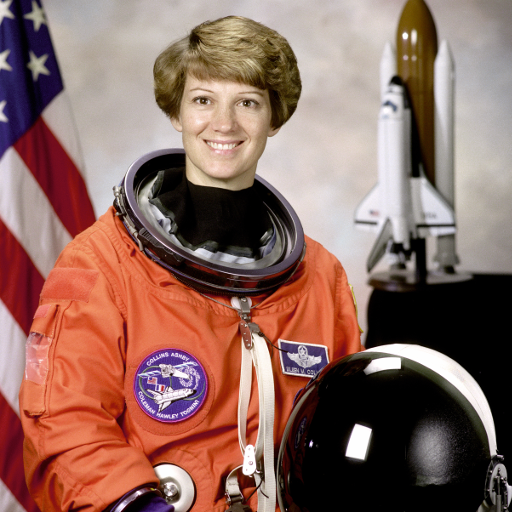
#> input picture skimage.data.astronaut(), 512 x 512 px; the run also reads 1 picture not shown here
$ jupyter execute --allow-errors 'P2_JoaoValerio_Eirik_Grytøyr.ipynb'
#> lines starting #> are read from the running program, lines starting #| are printed output that depends on the picture
# Laboratory #02 : Image Operators and Filters

At the end of this laboratory, you would get familiarized with

*   Image Handling
*   Image Manipulation
*   Histogram and Histogram Equalization
*   Basic filtering techniques

### **Remember this is a graded exercise.**

*   For every plot, make sure you provide appropriate titles, axis labels, legends, wherever applicable.
*   Add sufficient comments and explanations wherever necessary.

---

[cell 1]
# Loading necessary libraries (Feel free to add new libraries if you need for any computation)

import numpy as np
from matplotlib import pyplot as plt
from skimage import data, exposure, filters, io, morphology

# Channels and color spaces

### **Exercise: Image Creation and Color Manipulation**

*   Create a 100 x 100 image for each of the below visualization

*   Visualize the created images in a 1 x 3 subplot using matplotlib.

[cell 2]
# Image1
img1 = np.zeros([100,100],dtype=np.uint8)
img1[: , 50:] = 255
plt.show()
plt.imshow(img1, cmap = 'gray')

# Image2
img2 = np.rot90(img1.copy(), -1)
plt.show()
plt.imshow(img2, cmap = 'gray')

# Image3
img3 = np.rot90(img2.copy(), -1)
img3[50:, 0:50] = 0
plt.show()
plt.imshow(img3, cmap = 'gray')

# Subplot
f, axarr = plt.subplots(1,3, figsize = (15,15))
for id, image in zip((0, 1, 2), (img1, img2, img3)):
  axarr[id].imshow(image, cmap = 'gray')

*   Use the above three images to create the following image

*Hint: Remember channels and color spaces*

[cell 3]
# Stack the previous images to get the final result 3-Dimensional matrix
# The stack is done according to the position of the white pixels and the
# RGB configuration
imgColor = np.stack((img1, img2, img3), axis=-1, out=None)
plt.imshow(imgColor)
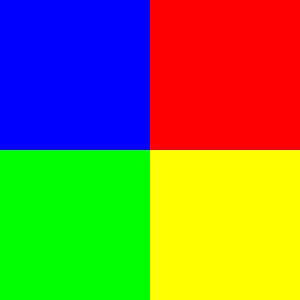
#> shown: shape (100, 100, 3) (shown 3 times larger); mean R, G, B 127.5, 127.5, 63.8

### **Exercise: Color Manipulation**

*   Read the image 'sillas.jpg' from the images folder

*   Extract individual channels and plot them using matplotlib subplot.

#> (a cell that did not finish here is left out)

*   The color **red** looks too bright for the eyes. Isn't it?? Lets change the color and see how it appears.
    *    Create a new image where everything that is **'red' is changed to 'blue'**.
*   Visualize the original image and the created image using matplotlib subplot.

#> (a cell that did not finish here is left out)

# Image Manipulation

### **Exercise: Image Operators**

*   You can find images 'model.png' and 'coat.png' in the images folder (First two images of the below visualization). Your task is to create an image from the given two images such a way that the model is wearing the coat (Third image in the visualization).
*   You can also find different textures in the images folder. Your task is to change the coat texture to any one of the given textures.
*   Visualize the images similar to the given visualization.

*Hint: Think masks!!!*

[cell 6]
from skimage.transform import rescale
from skimage import color

#> (the rest of this cell did not finish here and is left out)

# Contrast Enhancement

### **Exercise: Histogram Computation**

*   Read the **'astronaut' image** from data module.
*   Convert the image to grayscale.
*   Compute the **histogram of the image.** *Hint: histogram function is available in skimage.exposure package*
*   Plot the histogram using matplotlib plot.

[cell 7]
from skimage.color import rgb2gray

# Load image and convert to grayscale
astronaut = data.astronaut()
#> astronaut is the input picture: shape (512, 512, 3); mean R, G, B 141.6, 105.8, 96.5
gray_astronaut = rgb2gray(astronaut)
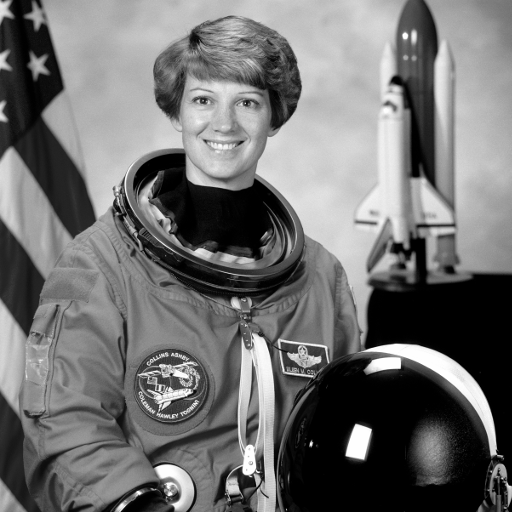
#> gray_astronaut: shape (512, 512) float64; min 0, max 1, mean 0.442

# Creat Histogram
hist, hist_centers = exposure.histogram(gray_astronaut*255)
#> hist = 256 values, max 29467 at index 0, min 126 at index 248, mean 1024; hist_centers = 256 values from 0.498 to 254.5

# Plot histogram
plt.figure()
plt.title("Astronaut Grayscale Histogram")
plt.xlabel("Grayscale")
plt.ylabel("Pixel Frequency")
# We choose -5 as an initial value for better visualization of the initial point in x=0
plt.xlim([-5, 255])
plt.plot(hist_centers, hist)
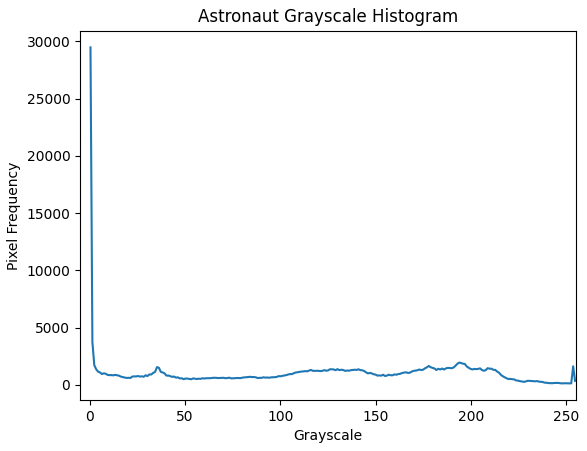
#> figure drawn by matplotlib, 1 panel; curve peaks at x = 0.498, y = 29467

*   Change the bin count to 8 and compute the histogram of the image and plot the computed histogram using matplotlib plot.

[cell 8]
# Creat Histogram
hist, hist_centers = exposure.histogram(gray_astronaut*255, nbins=8)
#> hist = [58836, 23679, 19936, 34163, 35337, 41039, 40211, 8943]; hist_centers = [15.94, 47.81, 79.69, 111.6, 143.4, 175.3, 207.2, 239.1]

# Plot histogram
plt.figure()
plt.title("Astronaut Grayscale Histogram")
plt.xlabel("Grayscale")
plt.ylabel("Pixel Frequency")
plt.xlim([0, 255])
plt.plot(hist_centers, hist)
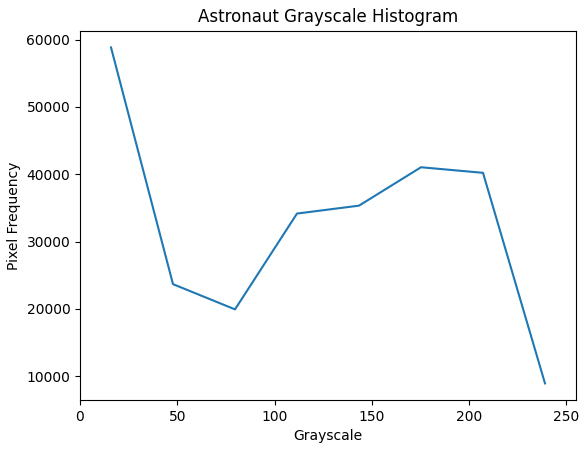
#> figure drawn by matplotlib, 1 panel

*   What happens when you change the bin count? Does your inference change based on the bin count? If yes, then how do you define the correct bin count.
*   What happens when the bin count is very low and what happens when it is very high?

**Solution**

*   The bin count allows the user to define the detail of the data distribution in the histogram since the method counts the occurrences of each element. Therefore, our inference from the data changes accordingly to the value chosen, because the information provided by the histogram might not be enough (lack of bins) or too rough to understand (excess of bins).
The quantity of bins needs to vary mainly accordingly to the size of the data we need to visualize. For example, utilising 8 bins to represent 256 data points, means only 3% of the data (8 points) is faithfully described. On the other hand, with 256 bins, even though we obtain the full illustration of the data (100%), it is difficult to visually achieve conclusions and distinguish valid points from noise. This way, it is important to find a commitment between detail and visual comprehension, in which some methods are useful such as Sturge’s or Freedman-Diaconis's rules.
Additionally, the y-scale on the graph also plays a role in the bin definition, because If we don't get extreme vertical variations, we are able to choose higher values for the bin, since the histogram will be more stretched vertically, allowing a more suitable resolution for conclusions. In our example, the y-value of the datapoint x=0 is substantially bigger than the majority of the remaining points, resulting in a bad scale for the rest of the data. In general, it is desirable that for similar intensities the number of bins is equal to the range of points.

*   When the number of bins is too low the information is not represented in detail, leading to a lack of knowledge and, consequently, it's harder to understand patterns in the data. On the opposite, when the quantity is too high, the data is extremely detailed and, therefore, rough, leading to misunderstandings between valid points and noise.

*   Compute histogram of the color image (without converting it to grayscale).
*   Plot the total histogram and also histogram for each channel (show it in a single plot with differnt legends for each histogram).

[cell 9]
# Creating a plot
plt.figure()

for image, cl, channel in zip((astronaut, astronaut[:, :, 0], astronaut[:, :, 1], astronaut[:, :, 2]), ("black", "red", "green", "blue"),
                              ("3 channels", "red channel", "green channel", "blue channel")):

  # Creat the histogram
  hist, hist_centers = exposure.histogram(image)

  # Plot into subplots
  plt.plot(hist_centers, hist, color=cl, label = channel)
#> this loop made 4 passes
#> (cl, channel) on passes 1 to 4: ('black', '3 channels'), ('red', 'red channel'), ('green', 'green channel'), ('blue', 'blue channel')

plt.legend(loc='upper right')
plt.title("Astronaut image")
plt.xlabel("Color scale")
plt.ylabel("Pixel Frequency")
# We choose -5 as an initial value for better visualization of the initial point in x=0
plt.xlim([-5, 255])
#> Out = (-5, 255)
#> figure, not shown here; curve peaks at x = 0, y = 86818; curve peaks at x = 0, y = 28332; curve peaks at x = 0, y = 29383

### **Exercise: Histogram Equalization**

*   Read 'aquatermi_lowcontrast.jpg' image from the images folder.
*   Compute the histogram of the image.
*   Perform histogram equalization of the image to enhance the contrast. *Hint: Use equalize_hist function available in skimage.exposure*
*   Also compute histogram of the equalized image.
*   Use 2 x 2 subplot to show the original image and the enhanced image along with the corresponding histograms.

[cell 10]
from skimage.exposure import equalize_hist

aquatermi_lowcontrast = io.imread('aquatermi_lowcontrast.jpg')
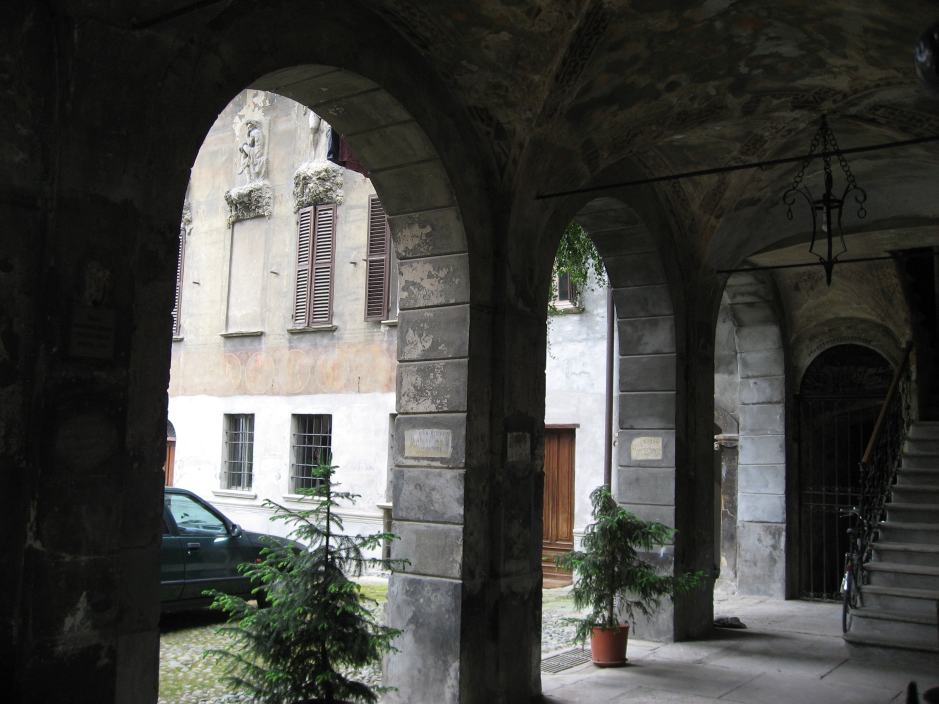
#> input picture Lab2/images/aquatermi_lowcontrast.jpg, 2816 x 2112 px, found by its file name (shown at 1/3 size)
#> aquatermi_lowcontrast is the input picture: shape (2112, 2816, 3); mean R, G, B 69.7, 70, 66.4
equalized_aquatermi_lowcontrast= equalize_hist(aquatermi_lowcontrast, nbins=256, mask=None)
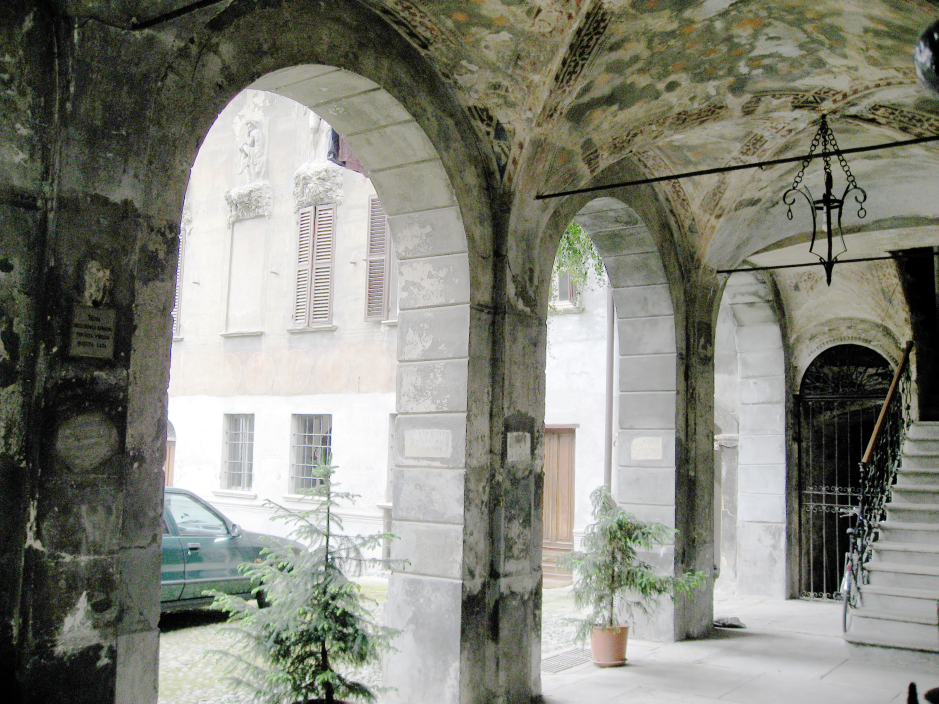
#> equalized_aquatermi_lowcontrast: shape (2112, 2816, 3) float64 (shown at 1/3 size); mean R, G, B 0.517, 0.521, 0.481

# Calculating the histograms
aquatermi_histogram, hist_centers = exposure.histogram(aquatermi_lowcontrast)
#> aquatermi_histogram = 256 values, max 522813 at index 18, min 3420 at index 0, mean 69696; hist_centers = 256 values from 0 to 255
equalized_histogram, hist_centers = exposure.histogram(equalized_aquatermi_lowcontrast * 255)
#> equalized_histogram = 256 values, max 522813 at index 61, min 0 at index 5, mean 69696; hist_centers = 256 values from 0.547 to 254.5

# Creating a subplot
f, axarr = plt.subplots(2,2, figsize = (20,10))

# Subplot
for id, image, hist, name in zip((0, 1), (aquatermi_lowcontrast, equalized_aquatermi_lowcontrast), (aquatermi_histogram, equalized_histogram),
                                ("Original image", "Equalized image")):
  axarr[id,0].plot(hist_centers, hist)
  axarr[id,0].set_title(name)
  axarr[id,0].set_xlabel("Color Scale")
  axarr[id,0].set_ylabel("Pixel Frequency")
  axarr[id,0].set_xlim([0, 255])
  axarr[id,1].imshow(image)
#> this loop made 2 passes
#> (id, name) on passes 1 to 2: (0, 'Original image'), (1, 'Equalized image')
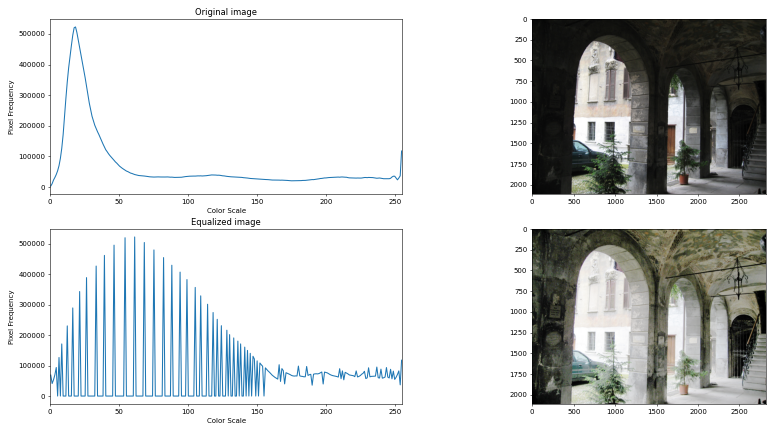
#> figure drawn by matplotlib, 4 panels; panel 1: curve peaks at x = 18.47, y = 522813; panel 3: curve peaks at x = 61.3, y = 522813

*   The above function in skimage.exposure uses cdf and interpolation technique to normalize the histogram. How is it different from linear contrast stretch?

**Solution**

*   The linear contrast stretch is a linear transformation to improve the contrast of an image by expanding uniformly the intensity of the total pixel's values, in order to fit the range defined. Analysing the following exercise, it's understandable that the histogram was uniformly stretched along the x-axis independently of the frequency of the intensity values. The apparent shift in the histogram is a consequence of this manipulation when the initial histogram is not totally uniform and centred with the middle of the range (the most common case).
On the other hand, the histogram equalisation uses a monotonic and a non-linear mapping to increase the image contrast by extending the most frequent pixel's values in the intensity range defined, through the flattening of the CDF (cumulative density function) into a linear function. That's the reason why in the previous exercise we register, mainly, a stretch on the curve bell of the function (the range with the most common intensity values).

    Therefore, the difference is, essentially, related to the pixels used (the entire set of pixels in linear contrast stretch and the most frequent intensity pixels in histogram equalisation).

### **Exercise: Linear Contrast Stretch**

*   Write a function to compute the linear contrast stretch (Do not use an inbuilt function).
*   Provide grayscale image array and bin count as parameters to the function and return the enhanced image array.
*   Use a 2 x 2 plot to visualize the original image, histogram, enhanced image and the corresponding histogram.

[cell 11]
from matplotlib.colors import NoNorm

lady = io.imread('lady.gif')

def linearContrastStretch (grayscale_image, bin):
  return (grayscale_image - np.min(grayscale_image)) * ((bin-0) / (grayscale_image.max()*bin - grayscale_image.min()*bin)) - 0

# Select the number of bins
select_bins = 255

# Get the linear contrast strech on the lady image
linear_constrast_lady = linearContrastStretch (lady, select_bins)

# Calculating the histograms
lady_histogram, lady_hist_centers = exposure.histogram(lady)
#> lady_histogram = 90 values, max 24975 at index 53, min 0 at index 86, mean 2184.5; lady_hist_centers = 90 values from 55 to 144
linear_constrast_lady_histogram, linear_constrast_hist_centers = exposure.histogram(linear_constrast_lady*select_bins)
#> linear_constrast_lady_histogram = 256 values, max 24975 at index 152, min 0 at index 1, mean 768; linear_constrast_hist_centers = 256 values from 0.498 to 254.5

# Creating a subplot
f, axarr = plt.subplots(2,2, figsize = (20,10))

# Subplot
#> (the rest of this cell did not finish here and is left out)

# Filters

### **Exercise: Mean Filter**

*   Load the **coins** image from the data module.
*   Define a disk structuring element (selem) of radius 20. *Hint: Structuring elements are defined in the skimage.morphology module*
*   Use mean filter using the created selem. *Hint: The mean filter is available in skimage.filters.rank module*
*   Increase the radius of the selem by 10 and apply the mean filter.
*   Reduce the radius of the selem by 10 and apply the mean filter.
*   Visualize all the smoothened images along with the original image.

[cell 12]
from skimage.morphology import disk
from skimage.filters.rank import mean
from skimage.color import rgb2gray

# Load image and convert to grayscale
coins = rgb2gray(data.coins())
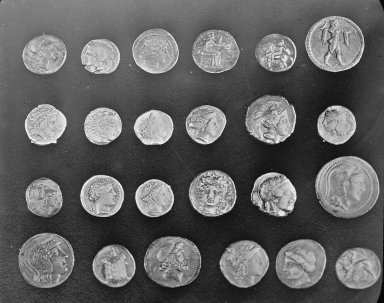
#> input picture skimage.data.coins(), 384 x 303 px
#> coins is the input picture: shape (303, 384); min 1, max 252, mean 96.9

# Defining the selem radius
selem_radius = 20

# Subplot
f, axarr = plt.subplots(1,4, figsize = (30,30))
axarr[0].imshow(coins)
axarr[0].set_title("Coins - orginal")
for id, radius in zip((1, 2, 3), (selem_radius-10, selem_radius, selem_radius+10)):
  coins_mean_filter = mean(coins, disk(radius))
  axarr[id].imshow(coins_mean_filter)
  axarr[id].set_title("Coins - Disk selem radius: " + str(int(radius)))

*   Use different selem (square, rectangle, star, diamond) to view the behaviour of the mean filter (It is not necessary to repeat with different sizes; it is sufficient to show the one with optimal parameter).
*   Create a 2 x n subplot to show the selem in the first row and the corresponding smoothened image in the second row.

[cell 13]
from skimage.morphology import square, rectangle, star, diamond

# Subplot
f, axarr = plt.subplots(2,4, figsize = (18,10))
for id, selem, morphology in zip((0, 1, 2, 3), (square(10), rectangle(10, 20), star(7), diamond(10)),
                                ("square 10x10", "rectangle 10x20", "star 7", "diamond 10")):
  coins_mean_filter = mean(coins, selem)
  axarr[0][id].imshow(selem)
  axarr[0][id].set_title(morphology)

  axarr[1][id].imshow(coins_mean_filter)
  axarr[1][id].set_title("Coins - " + morphology)
#> this loop made 4 passes
#> pass 1, `coins_mean_filter = mean(coins, selem)`:
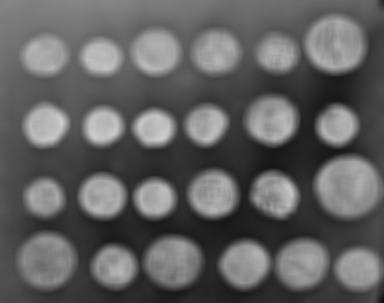
#> coins_mean_filter: shape (303, 384); min 9, max 208, mean 96.5
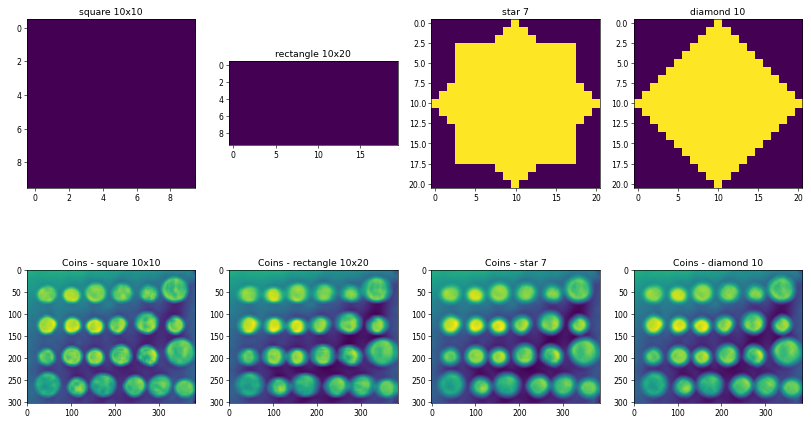
#> figure drawn by matplotlib, 8 panels
